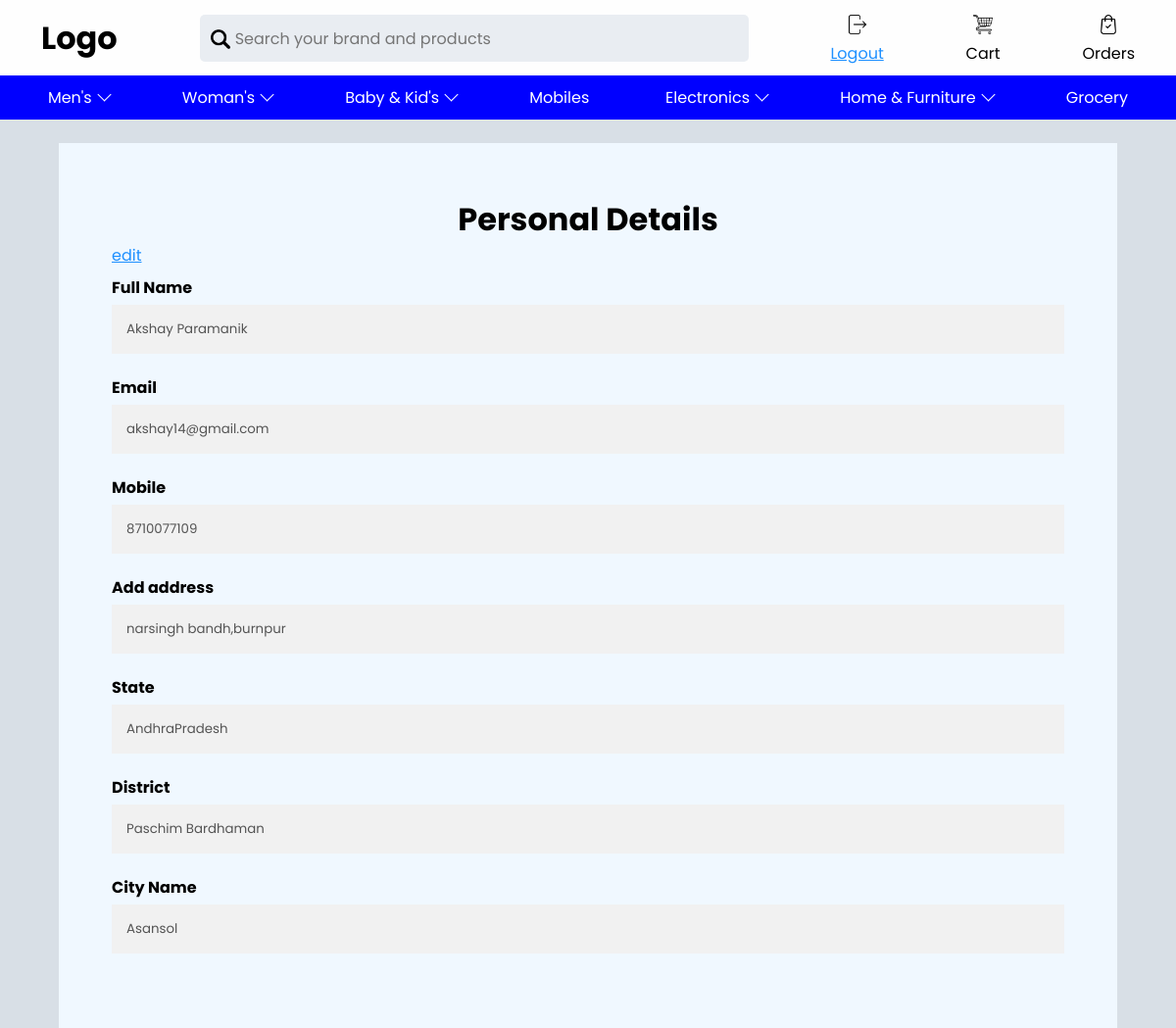
Screenshot of /coding/profile/profile.php?id=22 (signed in) with the database file from the repository.
### tables this page shows
CREATE TABLE `user` (
  `id` int(11) NOT NULL,
  `name` varchar(50) NOT NULL,
  `email` varchar(50) NOT NULL,
  `mobile` bigint(20) NOT NULL,
  `password` varchar(300) NOT NULL,
  `address` varchar(300) NOT NULL,
  `state` varchar(50) NOT NULL,
  `city` varchar(50) NOT NULL,
  `pin` int(11) NOT NULL,
  `district` varchar(50) DEFAULT NULL
);

### coding/profile/profile.php (the view, shortened to what this page needs)
<?php session_start();
require_once "../admin/pages/connect.php";
if(isset($_SESSION['username'])){
if($_REQUEST['id']){
    $id = $_REQUEST['id'];
    $sql = "select * from user where id = $id";
    $res = mysqli_query($con,$sql);
?>
<!DOCTYPE html>
<html lang="en">
<head>
    <link rel="stylesheet" href="profile.css">
</head>
<body>
    <div class="container">
      <div class="navbar">
        <h1 class="logo">Logo</h1>
        <div class="search">
          <img src="../../images/magnifying-glass.png" alt="" />
          <input type="text" placeholder="Search your brand and products" />
        </div>
        <div class="account">
            <a href="../logout.php">
          <img src="../../images/logout.png" alt="" /><br />
          Logout
          </a>
        </div>
        <div class="cart">
          <img src="../../images/shopping-cart.png" alt="" /><br />
          Cart
        </div>
        <div class="orders">
          <img src="../../images/shopping-bag.png" alt="" /><br />
          Orders
        </div>
      </div>
      <div class="text-catagory">
        <div class="Men">Men's <span> </span></div>
        <div class="women">Woman's <span> </span></div>
        <div class="kids">Baby & Kid's <span></span></div>
        <div class="mobile">Mobiles</div>
        <div class="electronics">Electronics <span></span></div>
        <div class="furniture">Home & Furniture <span></span></div>
        <div class="grocery">Grocery</div>
      </div>
      <div class="main">
        <div class="sign-in">
            <?php $count = mysqli_num_rows($res);
            if($count){
                $new = mysqli_fetch_assoc($res); ?>
          <form action="">
                <h1>Personal Details</h1>
                <p><a href="../forms/login-new.php?id=<?php echo $id; ?>">edit</a></p>
                <label for="fname"><b>Full Name</b></label>
                <input type="text" placeholder="Enter full name" name="fullname" id="fname" value="<?php echo $new['name']; ?>" disabled>
                <label for="email"><b>Email</b></label>
                <input type="email" placeholder="Enter Email" name="email" id="email" value="<?php echo $new['email']; ?>" disabled>
                <label for="mobile"><b>Mobile</b></label>
                <input type="number" placeholder="Enter your mobile number" name="mobile" id="mobile" value="<?php echo $new['mobile']; ?>" disabled>
                <label for="address"><b>Add address</b></label>
                <input type="text" placeholder="" name="address" id="address" value="<?php echo $new['address']; ?>" disabled>
                <label for="state"><b>State</b></label>
                <input type="text" name="state" id="" value="<?php echo $new['state']; ?>" disabled>
                <label for="address"><b>District</b></label>
                <input type="text" placeholder="" name="district" id="district" value="<?php echo $new['district']; ?>" disabled>
                <label for="city"><b>City Name</b></label>
                <input type="text" placeholder="Enter Your city name" name="city" id="city" value="<?php echo $new['city']; ?>" disabled>
        </form>
        <?php }?>
        </div>
      </div>
    </div>
</body>
</html>
<?php }else{
    echo "error";
}}else{
  header("location: ../index.php");
} ?>

### coding/profile/profile.css (style rules this page uses)
* { margin: 0; padding: 0; box-sizing: border-box; font-family: "Poppins"; }
body { background-color: rgb(216, 223, 230); }
.container { width: 100%; height: 100%; }
.container .navbar { width: 100%; display: flex; flex-direction: row; justify-content: space-around; background-color: rgb(254, 254, 254); padding-top: 15px; padding-bottom: 10px; position: sticky; top: 0px; z-index: 99; }
.container .navbar img { width: 20px; }
.container .navbar div { text-align: center; font-size: 16px; cursor: pointer; }
.search { width: 35rem; height: 3rem; border-radius: 5px; background-color: rgba(233, 237, 242, 0.959); }
.search input { width: 32rem; height: 100%; border: none; outline: none; background-color: transparent; font-size: 16px; }
.search img { transform: translateY(5px); }
.container .text-catagory { display: flex; background-color: blue; color: white; width: 100%; padding: 10px; justify-content: space-around; }
.container .text-catagory div > span { width: 10px; height: 10px; display: inline-block; border-top: 1.6px solid white; border-left: 1.6px solid white; transform: rotateZ(-135deg) translateY(5px); }
.container .text-catagory div { cursor: pointer; }
.container .main { display: flex; width: 90%; height: 90%; background-color: aliceblue; position: relative; top: 50%; left: 50%; transform: translate(-50%); margin-top: 2%; }
.sign-in { padding: 5%; }
.container .main .sign-in form h1 { text-align: center; }
.container .main .sign-in p { margin-bottom: 0.8%; }
.container .main .sign-in input[type="text"], .container .main .sign-in input[type="email"], .container .main .sign-in input[type="password"], .container .main .sign-in input[type="number"], .container .main .sign-in select { width: 100%; padding: 15px; margin: 5px 0 22px 0; display: inline-block; border: none; background: #f1f1f1; }
a { color: dodgerblue; }

### rows the page displays
user: fullname "Akshay Paramanik", email "akshay14@gmail.com", mobile "8710077109", address "narsingh bandh,burnpur", state "AndhraPradesh", district "Paschim Bardhaman", city "Asansol"
